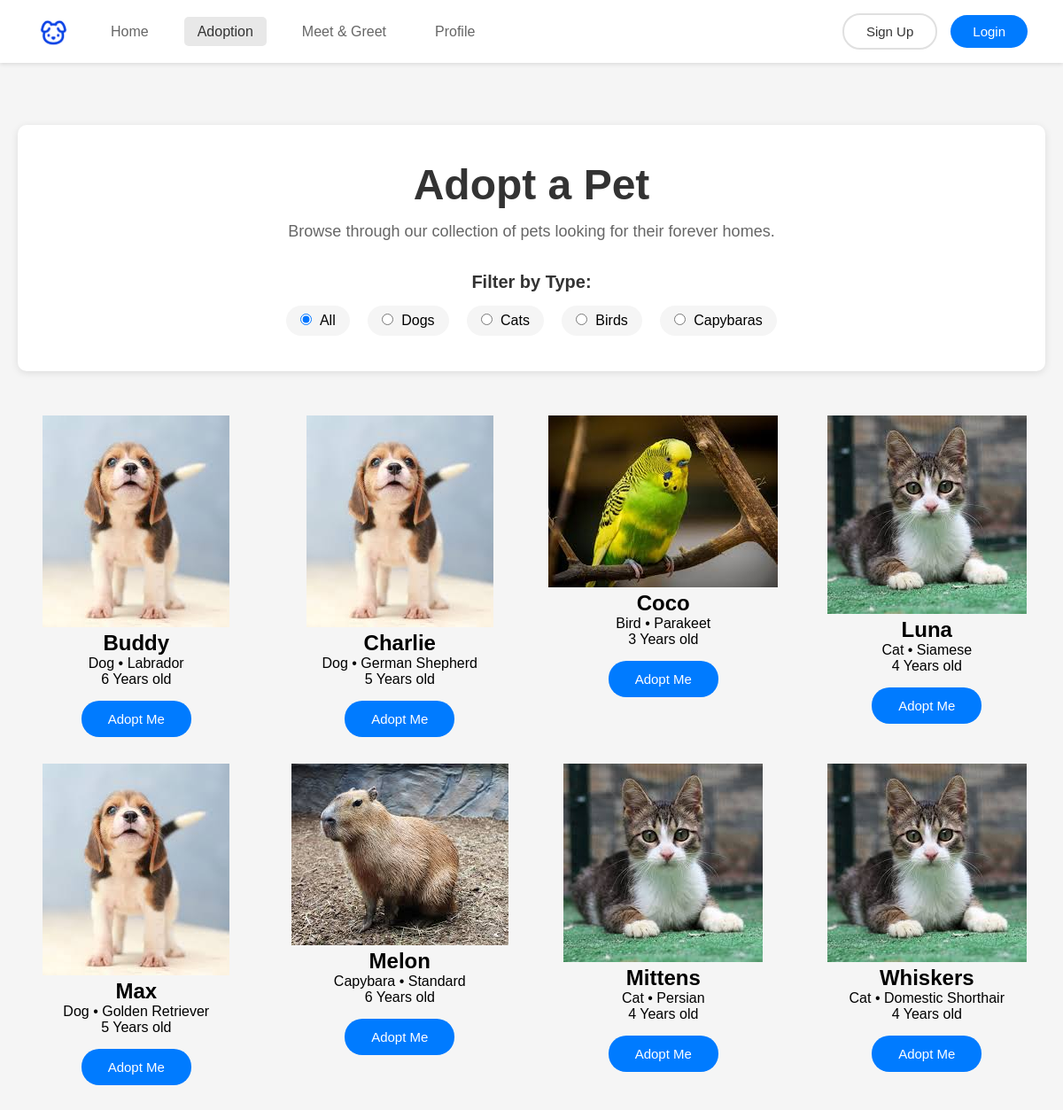
Page /PetAdoption/user/pet.php on the committed database.
### tables this page shows
CREATE TABLE Pets (
    Pet_id INT PRIMARY KEY AUTO_INCREMENT,
    Shelter_id INT,
    Species VARCHAR(100),
    Breed VARCHAR(100),
    Gender ENUM('Male', 'Female'),
    Pet_Name VARCHAR(100),
    DateOfBirth DATE,
    Color VARCHAR(50),
    Status ENUM('Available', 'Adopted', 'Pending', 'Medical Care') DEFAULT 'Available',
    Housed_at VARCHAR(255),
    FOREIGN KEY (Shelter_id) REFERENCES Shelter(Shelter_id) ON DELETE SET NULL
);

### PetAdoption/user/pet.php (the view, shortened to what this page needs)
<?php
require_once '../config.php';
$sql = "SELECT * FROM Pets WHERE Status = 'Available' ORDER BY Pet_Name";
$result = $conn->query($sql);
?>
<!DOCTYPE html>
<html lang="en">
<head>
    <link rel="stylesheet" href="../css/style.css">
    <link rel="stylesheet" href="../css/petBrowsing.css">
</head>
<body>
    <nav>
        <div class="nav-left">
            <div class="logo">
                <img src="../Image/PetLogo.png" alt="ADOPET Logo">
            </div>
            <ul class="nav-links">
                <li><a href="index.php">Home</a></li>
                <li><a href="pet.php" class="active">Adoption</a></li>
                <li><a href="shelter.php">Meet & Greet</a></li>
                <li><a href="profile.php">Profile</a></li>
            </ul>
        </div>
        <div class="nav-right">
            <?php if(isset($_SESSION['user_id'])): ?>
                <span style="color: #333; margin-right: 15px;">Welcome, <?php echo htmlspecialchars($_SESSION['email']); ?></span>
                <a href="logout.php" class="btn btn-login">Logout</a>
            <?php else: ?>
                <a href="signup.php" class="btn btn-signup">Sign Up</a>
                <a href="login.php" class="btn btn-login">Login</a>
            <?php endif; ?>
        </div>
    </nav>
    <div class="main-content">
        <div class="hero-filter-section">
            <h1>Adopt a Pet</h1>
            <p>Browse through our collection of pets looking for their forever homes.</p>
            <h3>Filter by Type:</h3>
            <div class="filter-options">
                <label>
                    <input type="radio" name="pet-type" value="all" checked> All
                </label>
                <label>
                    <input type="radio" name="pet-type" value="Dog"> Dogs
                </label>
                <label>
                    <input type="radio" name="pet-type" value="Cat"> Cats
                </label>
                <label>
                    <input type="radio" name="pet-type" value="Bird"> Birds
                </label>
                <label>
                    <input type="radio" name="pet-type" value="Capybara"> Capybaras
                </label>
            </div>
        </div>
        <div class="pet-list" id="pet-list">
            <?php if($result && $result->num_rows > 0): ?>
                <?php while($pet = $result->fetch_assoc()): ?>
                    <div class="pet-card" data-type="<?php echo htmlspecialchars($pet['Species']); ?>">
                        <img src="../Image/<?php echo htmlspecialchars($pet['Species']); ?>s/<?php echo htmlspecialchars(strtolower($pet['Species'])); ?>01.jpg" alt="<?php echo htmlspecialchars($pet['Pet_Name']); ?>" onerror="this.src='../Image/pet-placeholder.jpg'">
                        <div class="pet-info">
                            <h2><?php echo htmlspecialchars($pet['Pet_Name']); ?></h2>
                            <p class="breed"><?php echo htmlspecialchars($pet['Species']); ?> • <?php echo htmlspecialchars($pet['Breed']); ?></p>
                            <p class="details">
                                <?php
                                if($pet['DateOfBirth']) {
                                    $age = date_diff(date_create($pet['DateOfBirth']), date_create('now'))->y;
                                    echo $age . ' Year' . ($age != 1 ? 's' : '');
                                }
                                ?> old
                            </p>
                            <button class="adopt-btn" onclick="window.location.href='adoptPet.php?pet_id=<?php echo $pet['Pet_id']; ?>'">Adopt Me</button>
                        </div>
                    </div>
                <?php endwhile; ?>
            <?php else: ?>
                <p style="text-align: center; width: 100%; padding: 40px;">No pets available for adoption at the moment.</p>
            <?php endif; ?>
        </div>
    </div>
</body>
</html>

### PetAdoption/css/style.css (style rules this page uses)
* { margin: 0; padding: 0; box-sizing: border-box; }
body { font-family: Arial, sans-serif; background-color: #f5f5f5; }
nav { background-color: #ffffff; box-shadow: 0 2px 4px rgba(0, 0, 0, 0.1); padding: 15px 40px; display: flex; justify-content: space-between; align-items: center; }
.nav-left { display: flex; align-items: center; gap: 30px; }
.logo { display: flex; align-items: center; gap: 10px; }
.logo img { height: 40px; width: auto; }
.nav-links { display: flex; list-style: none; gap: 25px; align-items: center; }
.nav-links a { text-decoration: none; color: #666; font-size: 16px; font-weight: 500; padding: 8px 15px; border-radius: 5px; transition: all 0.3s ease; }
.nav-links a.active { color: #333; background-color: #e8e8e8; }
.nav-right { display: flex; gap: 15px; align-items: center; }
.btn { padding: 10px 25px; border-radius: 20px; font-size: 15px; font-weight: 500; cursor: pointer; border: none; transition: all 0.3s ease; text-decoration: none; display: inline-block; }
.btn-signup { background-color: transparent; color: #333; border: 2px solid #e0e0e0; }
.btn-login { background-color: #007BFF; color: white; }
.main-content { max-width: 1200px; margin: 50px auto; padding: 20px; text-align: center; }

### PetAdoption/css/petBrowsing.css (style rules this page uses)
.hero-filter-section { background-color: white; padding: 40px; border-radius: 10px; box-shadow: 0 2px 8px rgba(0, 0, 0, 0.1); margin-bottom: 30px; text-align: center; }
.hero-filter-section h1 { font-size: 48px; color: #333; margin-bottom: 15px; }
.hero-filter-section > p { font-size: 18px; color: #666; margin-bottom: 35px; }
.hero-filter-section h3 { color: #333; margin-bottom: 15px; font-size: 20px; margin-top: 10px; }
.filter-options { display: flex; justify-content: center; gap: 20px; flex-wrap: wrap; }
.filter-options label { cursor: pointer; padding: 8px 16px; border-radius: 20px; background-color: #f5f5f5; transition: all 0.3s ease; }
.filter-options input[type="radio"] { margin-right: 5px; }
.pet-list { display: grid; grid-template-columns: repeat(auto-fill, minmax(250px, 1fr)); gap: 30px; padding: 20px 0; }
button { background-color: #007BFF; color: white; padding: 12px 30px; border: none; cursor: pointer; border-radius: 20px; font-size: 15px; font-weight: 500; margin-top: 15px; transition: all 0.3s ease; }

### rows in the picture
pets: Pet_Name "Buddy", Species "Dog", Breed "Labrador", DateOfBirth "6"
pets: Pet_Name "Charlie", Species "Dog", Breed "German Shepherd", DateOfBirth "5"
pets: Species (picture), Pet_Name "Coco", Species "Bird", Breed "Parakeet", DateOfBirth "3"
pets: Pet_Name "Luna", Species "Cat", Breed "Siamese", DateOfBirth "4"
pets: Pet_Name "Max", Species "Dog", Breed "Golden Retriever", DateOfBirth "5"
pets: Species (picture), Pet_Name "Melon", Species "Capybara", Breed "Standard", DateOfBirth "6"
pets: Pet_Name "Mittens", Species "Cat", Breed "Persian", DateOfBirth "4"
pets: Pet_Name "Whiskers", Species "Cat", Breed "Domestic Shorthair", DateOfBirth "4"
